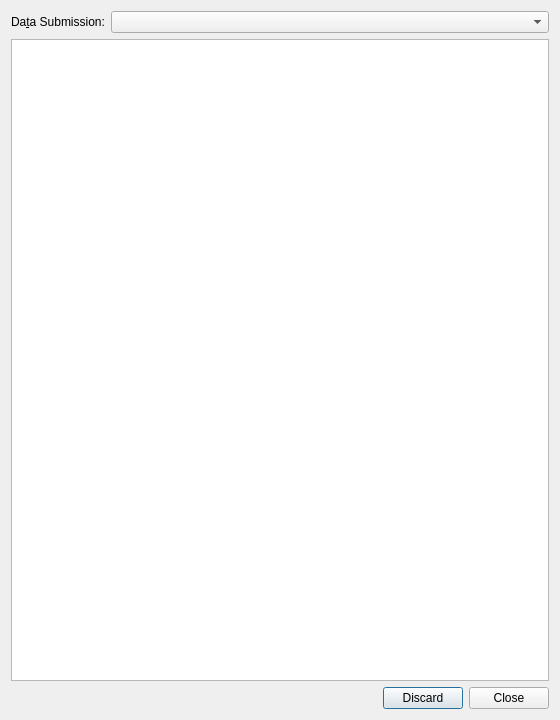
<?xml version="1.0" encoding="UTF-8"?>
<ui version="4.0">
 <class>KUserFeedback::AuditLogBrowserDialog</class>
 <widget class="QDialog" name="KUserFeedback::AuditLogBrowserDialog">
  <property name="geometry">
   <rect>
    <x>0</x>
    <y>0</y>
    <width>560</width>
    <height>720</height>
   </rect>
  </property>
  <property name="windowTitle">
   <string>Submitted Data</string>
  </property>
  <layout class="QVBoxLayout" name="verticalLayout">
   <item>
    <layout class="QHBoxLayout" name="horizontalLayout">
     <item>
      <widget class="QLabel" name="label">
       <property name="text">
        <string>Da&amp;ta Submission:</string>
       </property>
       <property name="buddy">
        <cstring>logEntryBox</cstring>
       </property>
      </widget>
     </item>
     <item>
      <widget class="QComboBox" name="logEntryBox">
       <property name="sizePolicy">
        <sizepolicy hsizetype="MinimumExpanding" vsizetype="Fixed">
         <horstretch>0</horstretch>
         <verstretch>0</verstretch>
        </sizepolicy>
       </property>
      </widget>
     </item>
    </layout>
   </item>
   <item>
    <widget class="QTextBrowser" name="logEntryView"/>
   </item>
   <item>
    <widget class="QDialogButtonBox" name="buttonBox">
     <property name="orientation">
      <enum>Qt::Horizontal</enum>
     </property>
     <property name="standardButtons">
      <set>QDialogButtonBox::Close|QDialogButtonBox::Discard</set>
     </property>
    </widget>
   </item>
  </layout>
 </widget>
 <resources/>
 <connections>
  <connection>
   <sender>buttonBox</sender>
   <signal>accepted()</signal>
   <receiver>KUserFeedback::AuditLogBrowserDialog</receiver>
   <slot>accept()</slot>
   <hints>
    <hint type="sourcelabel">
     <x>248</x>
     <y>254</y>
    </hint>
    <hint type="destinationlabel">
     <x>157</x>
     <y>274</y>
    </hint>
   </hints>
  </connection>
  <connection>
   <sender>buttonBox</sender>
   <signal>rejected()</signal>
   <receiver>KUserFeedback::AuditLogBrowserDialog</receiver>
   <slot>reject()</slot>
   <hints>
    <hint type="sourcelabel">
     <x>316</x>
     <y>260</y>
    </hint>
    <hint type="destinationlabel">
     <x>286</x>
     <y>274</y>
    </hint>
   </hints>
  </connection>
 </connections>
</ui>
